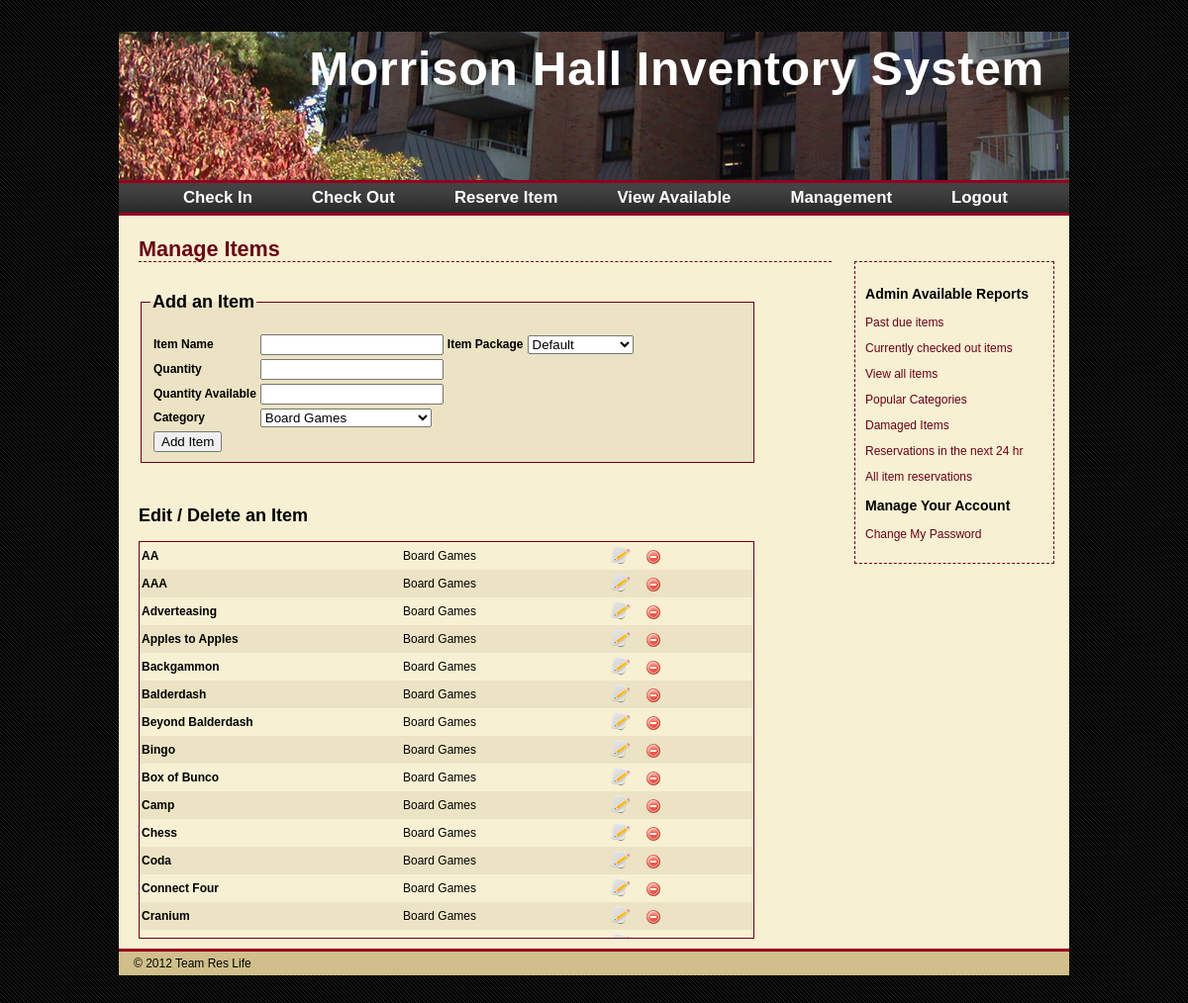
The page /manageItems.php (signed in) on the database its author committed.
### tables this page shows
CREATE TABLE `ITEM` (
  `ITEM_ID` int(11) NOT NULL auto_increment,
  `NAME` varchar(50) default NULL,
  `QUANTITY` int(11) default NULL,
  `AVAILABLE` int(11) default NULL,
  `HALL_ID` int(11) default NULL,
  `CATEGORY_ID` int(11) default NULL,
  `CHECKED_OUT_COUNT` int(11) NOT NULL default '0',
  `PACKAGE_ID` int(11) NOT NULL default '1',
  PRIMARY KEY  (`ITEM_ID`),
  KEY `FK_CATEGORY_ID` (`CATEGORY_ID`),
  KEY `FK_RESIDENCE_HALL` (`HALL_ID`),
  FULLTEXT KEY `NAME` (`NAME`)
);

CREATE TABLE `CATEGORY` (
  `CATEGORY_ID` int(11) NOT NULL auto_increment,
  `NAME` varchar(20) NOT NULL,
  `PERMISSIONS` int(11) NOT NULL default '1',
  `checkout_length` int(2) default NULL,
  PRIMARY KEY  (`CATEGORY_ID`)
);

### manageItems.php (the view, shortened to what this page needs)
<?php
	echo '<h1>Manage Items</h1>';
	$pageType = 'add';
	$dbc = @mysqli_connect (HOST, USER, PASSWORD, DBNAME) OR die ('Could not connect to MySQL: '.mysqli_connect_error());
	if($pageType == 'add')
	{
		echo '
		<form action="manageItems.php" method="POST" name="addItemForm">
			<fieldset class="forms">
				<legend><h2>Add an Item</h2></legend>
				<table>
					<tr>
						<td>
							<label for="name"><b>Item Name</b></label>
						</td>
						<td>
							<input type="text" name="itemName" id="itemName" value="';
							if(isset($_POST['itemName'])) echo $_POST['itemName'];
							echo '" />
						</td>
						<td>
							<label for="package"><b>Item Package</b></label>
						</td>
						<td>
							<select id="itemPackage" name="itemPackage">
							<optgroup label="Item Package">';
								$query = "SELECT package_id, package_name FROM PACKAGE ORDER BY package_name;";
								$r = @mysqli_query ($dbc, $query);
								while ($row3 = mysqli_fetch_array($r, MYSQLI_ASSOC))
								{
									echo '<option value="' . $row3['package_id'] . '">' . $row3['package_name'] . '</option>';
								}
							echo '
							</optgroup>
							</select>
						</td>
					</tr>
					<tr>
						<td>
							<label for="quantity"><b>Quantity</b></label>
						</td>
						<td>
							<input type="text" name="itemQuantity" id="itemQuantity" value="';
							if(isset($_POST['itemQuantity'])) echo $_POST['itemQuantity'];
							echo '" />
						</td>
						<td colspan="2"></td>
					</tr>
					<tr>
						<td>
							<label for="quantityAvail"><b>Quantity Available</b></label>
						</td>
						<td>
							<input type="text" name="itemAvailable" id="itemAvailable" value="';
							if(isset($_POST['itemAvailable'])) echo $_POST['itemAvailable'];
							echo '" />
						</td>
						<td colspan="2"></td>
					</tr>
					<tr>
						<td>
							<label for="category"><b>Category</b></label>
						</td>
						<td>
							<select id="itemCategory" name="itemCategory">
							<optgroup label="Item Category">';
								$q = "SELECT CATEGORY_ID, NAME FROM CATEGORY ORDER BY NAME;";
								$r = @mysqli_query ($dbc, $q);
								while ($row = mysqli_fetch_array($r, MYSQLI_ASSOC))
								{
									echo '<option value="' . $row['CATEGORY_ID'] . '">' . $row['NAME'] . '</option>';
								}
							echo '
							</optgroup>
							</select>
						</td>
						<td colspan="2"></td>
					</tr>
					<tr>
						<td>
							<input type="submit" name="addItem" value="Add Item" />
							<input type="hidden" name="submitted" value="1" />
						</td>
						<td colspan="3"></td>
					</tr>
				</table>
			</fieldset>
		</form>';
	}
	echo '<br /><br />';
	$q = 'SELECT ITEM.NAME, ITEM.ITEM_ID, CATEGORY.NAME AS CAT_NAME FROM ITEM INNER JOIN CATEGORY ON
		ITEM.CATEGORY_ID = CATEGORY.CATEGORY_ID ORDER BY CAT_NAME, NAME;';
    $r = @mysqli_query ($dbc, $q);
	$numRows = mysqli_num_rows($r);
	if ($numRows > 0)
	{
		echo '<h2>Edit / Delete an Item</h2><div class="scrollBox">
			<form action="manageItems.php" method="POST" name="manageItemsForm">
			<table width="100%" cellspacing="0" cellpadding="2">';
		$bg = '#ebe3c3';
		while ($row = mysqli_fetch_array($r, MYSQLI_ASSOC))
		{
			$bg = ($bg=='#f7f0d3' ? '#ebe3c3' : '#f7f0d3');
			echo '
			<tr bgcolor="' . $bg . '">
				<td width="260"><b>' . $row['NAME'] . '</b></td>
				<td width="200">' . $row['CAT_NAME'] . '</td>
				<td valign="right">
					<button class="buttons" name="itemEdit"	value="' . $row['ITEM_ID'] . '"><img src="./images/edit.png" length="20" width="20" /></button>
					<button class="buttons" name="itemDelete" value="' . $row['ITEM_ID'] . '" onclick="return confirmation()">
						<img src="./images/delete.png" /></button>
					<input type="hidden" name="submitted" value="2" />
				</td>
			</tr>';
		}
		echo '</td></tr></table></form></div>';
	} else {
		echo '<p class="error">There are currently no items.</p>';
	}
?>

### css/style.css (style rules this page uses)
body { font-family: Helvetica, Geneva, Arial, sans-serif; font-size: 12px; font-color: #141414; background-image:url('BGPattern.gif'); background-repeat:repeat; }
#wrapper { position: relative; top:0px; bottom:0px; margin:0 auto; width: 960px; background-color: #f7f0d3; }
#header { position:relative; top:0px; border-bottom:3px solid #950020; height:150px; margin:0 0 0 0; width:960px; background-image:url('headBG3.jpg'); }
#header h1 { color:#fff; font-size:400%; letter-spacing:-2px; text-align:right; padding:10px; padding-right:25px; margin-bottom:-20px; letter-spacing: .75px; }
#headerLinks { position:relative; top:-17px; border-bottom:3px solid #950020; height:30px; margin:0 0 0 0; width:960px; background-image:url('linksBG1.jpg'); background-repeat:repeat-x; }
#links { list-style:none; font-weight:bold; margin-bottom:10px; font-size:140%; width:100%; position:relative; z-index:5; }
#links li { float:left; margin-right:10px; position:relative; padding-left:20px; padding-right:20px; }
#links a { display:block; padding:5px; color:#fff; text-decoration:none; }
#content { position:relative; min-height:400px; height:auto !important; height:400px; margin:0px; margin-left:10px; padding:10px; margin-top:-20px; width:700px; }
#content h1 { color:#690015; border-bottom:1px dashed #690015; font-size:1.8em; line-height:25px; }
.scrollBox { height:400px; width:620px; border:1px solid #690015; overflow-y:scroll; }
.forms { width:600px; border:1px solid #690015; background-color:#ebe3c3; }
#sidebar { position:relative; float: right; margin: 15px; margin-top:29px; padding: 10px; width:180px; border:1px dashed #690015; }
#footer { position:relative; top:0px; border-top:3px solid #950020; padding: 5px; padding-left:15px; width:940px; background-color:#d0bf8b; }
a:link, a:visited { color: #690015; text-decoration: none; }
.buttons { border-style:none; cursor:pointer; background-color:transparent; }

### css/print.css (style rules this page uses)
body { font-family: Helvetica, Geneva, Arial, sans-serif; font-size: 12px; font-color: #000; background-repeat:repeat; }
#wrapper { position: relative; top:0px; bottom:0px; margin:0; width: 800px; background-color: #ffffff; }
#header { position:relative; top:0px; border-bottom:1px solid #000; height:100px; margin:0 0 0 0; width:800px; }
#header h1 { color:#000; font-size:400%; letter-spacing:-2px; text-align:left; padding:10px; margin-bottom:-20px; letter-spacing: .75px; }
#headerLinks { position:relative; top:0px; border-bottom:1px solid #000; height:26px; margin:0 0 0 0; width:800px; background-repeat:repeat-x; }
#content { position:relative; min-height:400px; height:auto !important; height:400px; margin:0px; margin-left:10px; padding:10px; width:780px; }
#content h1 { color:#000; border-bottom:1px dashed #000; font-size:1.8em; line-height:25px; }
.scrollBox { height:400px; width:620px; border:1px solid #000; overflow-y:scroll; }
.forms { width:600px; border:1px solid #000; background-color:#fff; }
#sidebar { display:none; }
#sidebar a:link { color: #fff; }
#footer { display:none; }
a:link, a:visited { color: #000; text-decoration: none; }
.buttons { border-style:none; cursor:pointer; background-color:transparent; }

### rows shown on the page
item: NAME "AA", CATEGORY_ID.NAME "Board Games", $row['ITEM_ID'] 1130330 (drawn)
item: NAME "AAA", CATEGORY_ID.NAME "Board Games", $row['ITEM_ID'] 1130322 (drawn)
item: NAME "Adverteasing", CATEGORY_ID.NAME "Board Games", $row['ITEM_ID'] 1010001 (drawn)
item: NAME "Apples to Apples", CATEGORY_ID.NAME "Board Games", $row['ITEM_ID'] 1020002 (drawn)
item: NAME "Backgammon", CATEGORY_ID.NAME "Board Games", $row['ITEM_ID'] 1020003 (drawn)
item: NAME "Balderdash", CATEGORY_ID.NAME "Board Games", $row['ITEM_ID'] 1020004 (drawn)
item: NAME "Beyond Balderdash", CATEGORY_ID.NAME "Board Games", $row['ITEM_ID'] 1020006 (drawn)
item: NAME "Bingo", CATEGORY_ID.NAME "Board Games", $row['ITEM_ID'] 1020007 (drawn)
item: NAME "Box of Bunco", CATEGORY_ID.NAME "Board Games", $row['ITEM_ID'] 1020008 (drawn)
item: NAME "Camp", CATEGORY_ID.NAME "Board Games", $row['ITEM_ID'] 1020009 (drawn)
item: NAME "Chess", CATEGORY_ID.NAME "Board Games", $row['ITEM_ID'] 1020010 (drawn)
item: NAME "Coda", CATEGORY_ID.NAME "Board Games", $row['ITEM_ID'] 1020011 (drawn)
item: NAME "Connect Four", CATEGORY_ID.NAME "Board Games", $row['ITEM_ID'] 1020012 (drawn)
item: NAME "Cranium", CATEGORY_ID.NAME "Board Games", $row['ITEM_ID'] 1020013 (drawn)
item: $row['ITEM_ID'] 1020014 (drawn)

### other values the page prints
form field itemPackage "Default"
form field itemCategory "Board Games"
